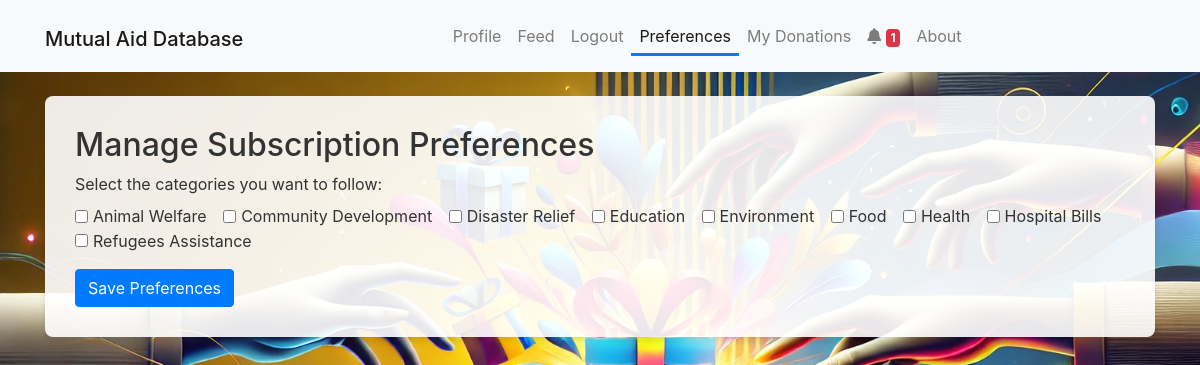
The page /preferences (signed in) on the database its author committed.
### app/models.py (models this page shows, shortened)
class Category(db.Model):
    __tablename__ = 'category'
    id = db.Column(db.Integer, primary_key=True)
    name = db.Column(db.String(64), unique=True, nullable=False)

### app/routes.py (the view)
@main.route('/preferences', methods=['GET', 'POST'])
def preferences():
    if 'user_id' not in session:
        flash('Please log in to manage your preferences.', 'warning')
        return redirect(url_for('main.login'))
    user = User.query.get_or_404(session['user_id'])
    available_categories = Category.query.order_by(Category.name).all()
    from app.models import Subscription
    if request.method == 'POST':
        selected_names = request.form.getlist('categories')
        Subscription.query.filter_by(user_id=user.id).delete()
        for cat_name in selected_names:
            category = Category.query.filter_by(name=cat_name).first()
            if category:
                sub = Subscription(user_id=user.id, category_id=category.id)
                db.session.add(sub)
        db.session.commit()
        flash('Your subscription preferences have been updated.', 'success')
        return redirect(url_for('main.profile'))
    else:
        current_subs = Subscription.query.filter_by(user_id=user.id).all()
        current_category_ids = [sub.category_id for sub in current_subs]
        return render_template('preferences.html', available_categories=available_categories, current_category_ids=current_category_ids)

### app/__init__.py (called while the page is built)
@app.context_processor
def inject_notification_count():
    from app.models import Notification  # avoid circular import issues if needed
    if 'user_id' in session:
        count = Notification.query.filter_by(user_id=session['user_id'], is_read=False).count()
    else:
        count = 0
    print(f"Notification count: {count}")
    return dict(notification_count=count)

### app/templates/preferences.html (shortened to what this page needs)
{% extends "base.html" %}
{% block content %}
<div class="form-container">
<h2>Manage Subscription Preferences</h2>
    <form method="POST" action="{{ url_for('main.preferences') }}">
        <div class="form-group">
        <label>Select the categories you want to follow:</label><br>
        {% for category in available_categories %}
            <div class="form-check form-check-inline">
            <input class="form-check-input" type="checkbox" name="categories" id="cat_{{ category.id }}" value="{{ category.name }}"
            {% if category.id in current_category_ids %} checked {% endif %}>
            <label class="form-check-label" for="cat_{{ category.id }}">{{ category.name }}</label>
            </div>
        {% endfor %}
        </div>
        <button type="submit" class="btn btn-primary">Save Preferences</button>
    </form>
</div>
{% endblock %}

### app/static/css/style.css (style rules this page uses)
body { background-image: url("../uploads/Mutual\ database\ background.png"); background-size: cover; background-attachment: fixed; background-size: cover; background-color: #f5f7fa; color: #333; }
.form-container { background-color: rgba(255, 255, 255, 0.9); padding: 30px; border-radius: 8px; box-shadow: 0 4px 6px rgba(0, 0, 0, 0.1); margin-top: 20px; margin-bottom: 20px; }

### rows shown on the page
Category: name "Animal Welfare"
Category: name "Community Development"
Category: name "Disaster Relief"
Category: name "Education"
Category: name "Environment"
Category: name "Food"
Category: name "Health"
Category: name "Hospital Bills"
Category: name "Refugees Assistance"

### other values the page prints
{{ notification_count }} "1"
